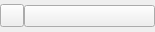
<?xml version="1.0" encoding="UTF-8"?>
<ui version="4.0">
 <class>Color_curve</class>
 <widget class="QWidget" name="Color_curve">
  <property name="geometry">
   <rect>
    <x>0</x>
    <y>0</y>
    <width>155</width>
    <height>32</height>
   </rect>
  </property>
  <property name="windowTitle">
   <string>Form</string>
  </property>
  <layout class="QHBoxLayout" name="horizontalLayout">
   <property name="spacing">
    <number>0</number>
   </property>
   <property name="leftMargin">
    <number>0</number>
   </property>
   <property name="topMargin">
    <number>0</number>
   </property>
   <property name="rightMargin">
    <number>0</number>
   </property>
   <property name="bottomMargin">
    <number>0</number>
   </property>
   <item>
    <widget class="QToolButton" name="btn_color"/>
   </item>
   <item>
    <widget class="QPushButton" name="btn_push"/>
   </item>
  </layout>
 </widget>
 <resources/>
 <connections/>
</ui>
